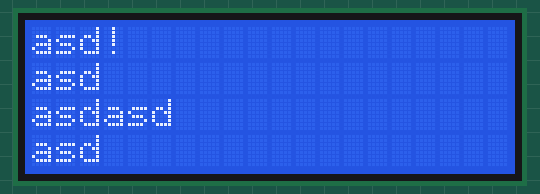
Bench run of a sketch on a simulated Arduino Uno, built with avr-gcc and run on an emulated ATmega328P. On the bench: 20×4 character LCD. Wiring (inferred from the signals the program sends): character LCD (HD44780): RS pin 2; E pin 3; data pin 4, pin 5, pin 6, pin 7.

Above: at 0.3 s.

The sketch:

sketch_aug16a.ino
```cpp
#include "DISPLAY.h"
void setup() {
  ConfigDisplay();
  DisplayYX(0,0,"asd!");
  DisplayYX(0,1,"asd");
  DisplayYX(0,2,"asdasd");
  DisplayYX(0,3,"asd");
  delay(300);
}

void loop() {


}
```
